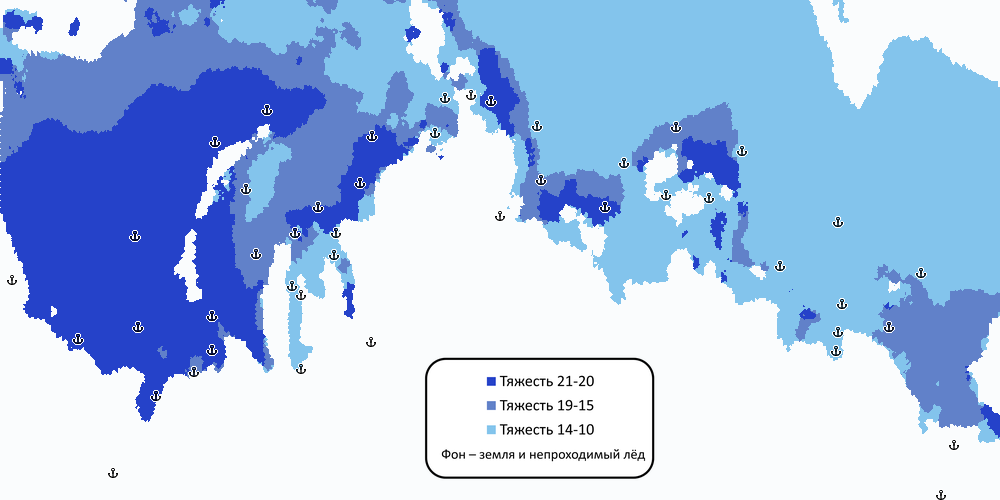
#> input picture WaterRouter/common_data/pics_precalc/0.png, 1000 x 500 px, found by its file name
$ python make_path.py
#> lines starting #> are read from the running program, lines starting #| are printed output that depends on the picture; after the words box and inside, x2 and y2 are one past the last pixel; in counts of white or black regions, pixels touching at a corner belong together
from PIL import Image
from plot import X_RANGE, Y_RANGE, IMG_SIZE
import cv2
import numpy as np


for ship in range(-4, 43):
    if ship == 0:
        continue

    coords = []
    for line in open("../solver/data/points.txt").readlines()[1:]:
#> (reads WaterRouter/solver/data/points.txt from the repository)
        b, a = map(float, line.split())
        x = round((a - X_RANGE[0]) / (X_RANGE[1] - X_RANGE[0]) * IMG_SIZE[0])
        y = IMG_SIZE[1] - round((b - Y_RANGE[0]) / (Y_RANGE[1] - Y_RANGE[0]) * IMG_SIZE[1])
        coords.append((x, y))

    img = Image.open("images/0.png")
#> img is the input picture: PIL image 1000x500 RGB; mean R, G, B 167.2, 193.8, 232.9
    na = np.array(img)

    for i in open("../solver/movements.txt"):
#> (reads WaterRouter/solver/movements.txt from the repository)
        x = i.split()
        t_start, t_end = map(float, x[:2])
        fr, to = map(int, x[2:4])
        ships = list(map(int, x[4:]))
        if ship in ships:
            if ships[0] < 0:
                na = cv2.arrowedLine(na, coords[fr], coords[to], (255, 0, 0), 2, tipLength=0.1)
            else:
                na = cv2.arrowedLine(na, coords[fr], coords[to], (0, 255, 0), 2, tipLength=0.1)
#> this loop made 346 passes
#> pass 2, `na = cv2.arrowedLine(na, coords[fr], coords[to], (255, 0, 0), 2, tipLe..`:
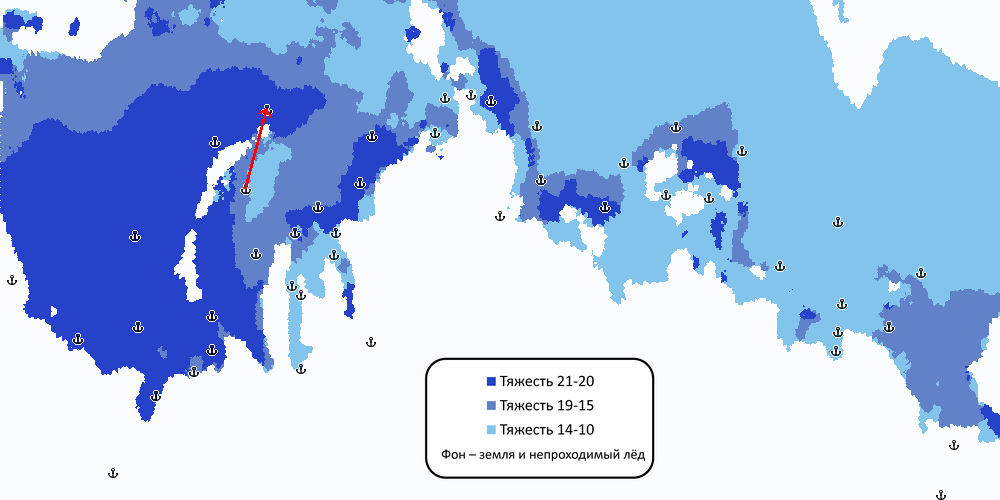
#> na: shape (500, 1000, 3); 0.05% of pixels changed, all inside (x1, y1, x2, y2) = (244, 108, 272, 190)
#> pass 3, `na = cv2.arrowedLine(na, coords[fr], coords[to], (255, 0, 0), 2, tipLe..`:
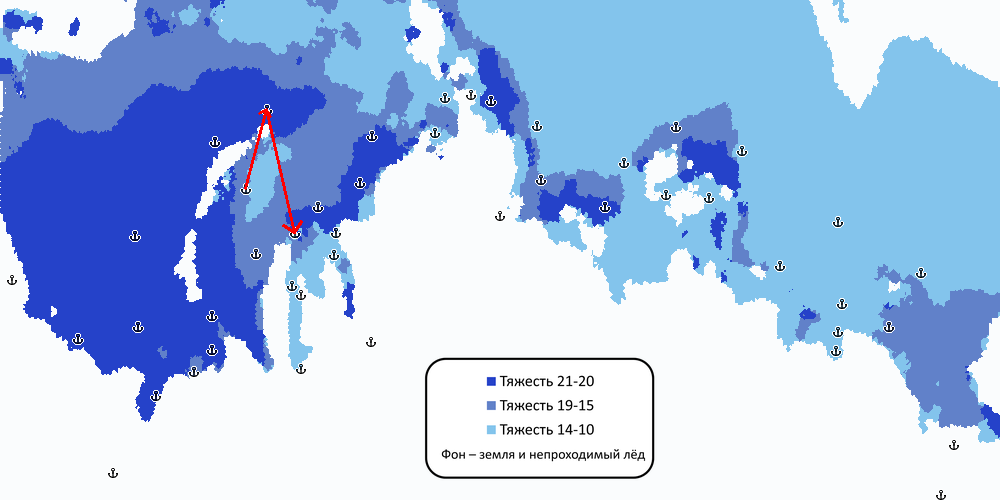
#> na: shape (500, 1000, 3); 0.09% of pixels changed, all inside (x1, y1, x2, y2) = (266, 114, 303, 234)
#> after the loop:
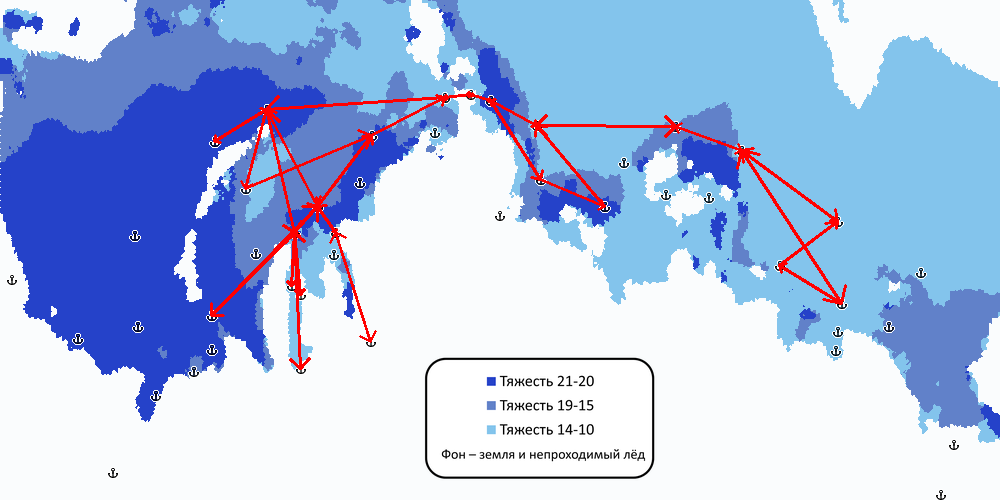
#> na: shape (500, 1000, 3); 1.61% of pixels changed, all inside (x1, y1, x2, y2) = (210, 91, 847, 370)

    Image.fromarray(na).save(f'paths/ship_{ship}_path.png')
